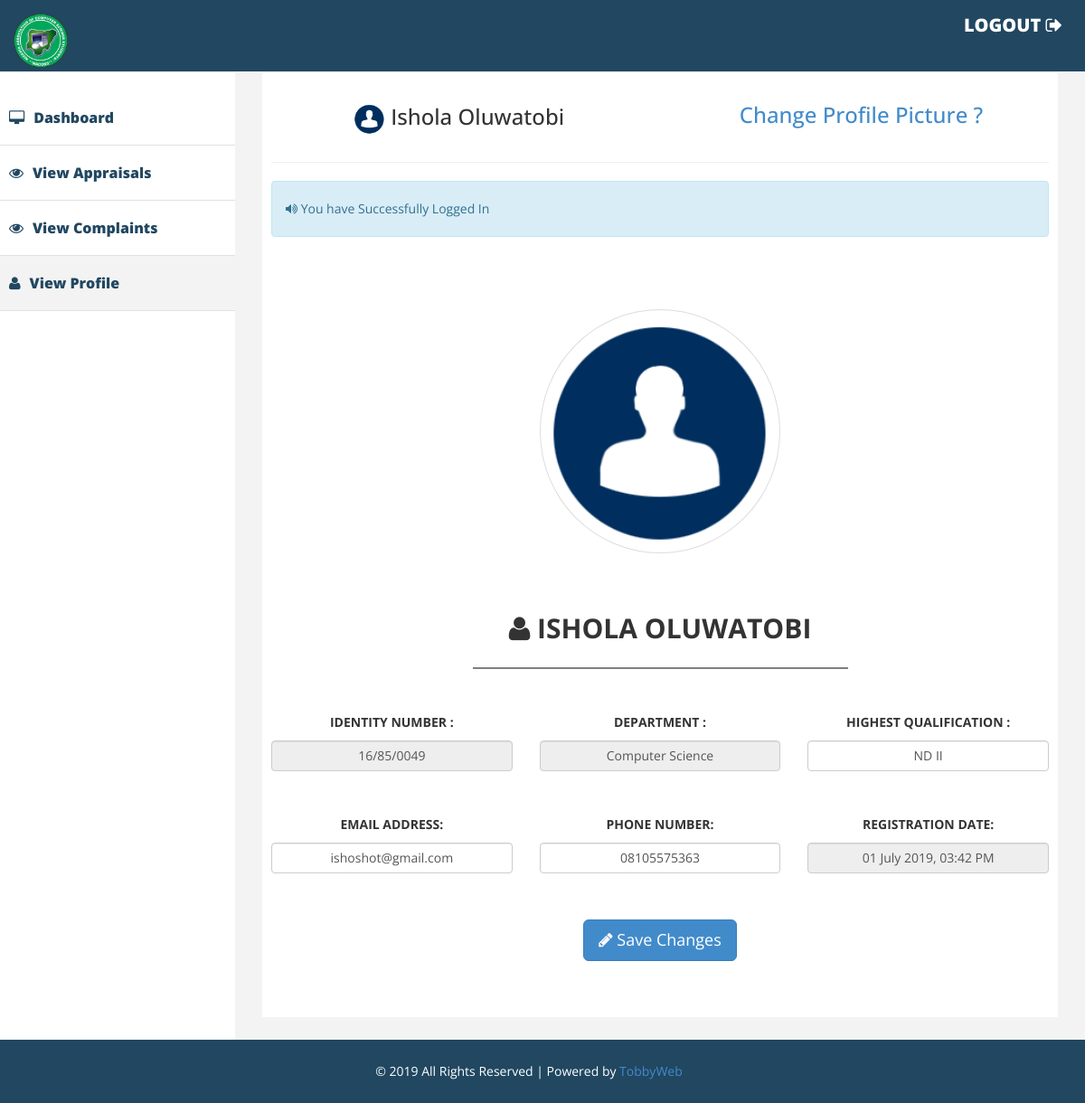
/lprofile.php (signed in), run on the app's committed database.
### tables this page shows
CREATE TABLE `users` (
  `users_id` int(11) NOT NULL,
  `title` varchar(10) DEFAULT NULL,
  `username` varchar(35) NOT NULL,
  `password` varchar(64) NOT NULL,
  `surname` varchar(20) DEFAULT NULL,
  `firstname` varchar(20) DEFAULT NULL,
  `matric` varchar(35) DEFAULT NULL,
  `email` varchar(35) DEFAULT NULL,
  `phone` varchar(20) DEFAULT NULL,
  `department` varchar(40) DEFAULT NULL,
  `level` varchar(30) DEFAULT NULL,
  `photo` text,
  `salt` varchar(32) NOT NULL,
  `joined` varchar(25) NOT NULL,
  `group` int(11) NOT NULL,
  `opt` varchar(10) DEFAULT NULL
);

### classes/Config.php (called while the page is built)
<?php
class Config{
	public static function get($path=  null){
		if ($path){
			$config = $GLOBALS['config'];
			$path = explode('/', $path);
			foreach ($path as $bit){
				if (isset($config[$bit])) {
					$config=$config[$bit];
				}
			}
			return $config;
			}
			return false;
		}
	}
?>

### classes/DB.php (called while the page is built, shortened)
<?php
class DB {
	private static $_instance = null;
	private $_pdo,
	$_query,
	$_error = false,
	$_results,
	$_count = 0;
	private function __construct() {
		try{
			$this->_pdo = new PDO('mysql:host='. Config::get('mysql/host'). ';dbname=' .Config::get('mysql/db'), Config::get('mysql/username'), Config::get('mysql/password'));
		}catch(PDOException $e){
			die($e->getMessage());
		}
	}
	 public static function getInstance() {
	 	if(!isset(self::$_instance)) {
	 		self::$_instance=new DB();
	 	}
	 	return self::$_instance;
	 }
	 public function query($sql, $params = array()){
	 	$this->_error=false;
	 	if($this->_query = $this->_pdo->prepare($sql)){
	 			$x = 1;
	 			if(count($params)) {
	 				foreach($params  as $param) {
	 					$this->_query->bindValue($x, $param);
	 					$x++;
	 				}
	 			}
	 	if($this->_query->execute()){
	 	$this->_results = $this->_query->fetchAll(PDO::FETCH_OBJ);
	 	$this->_count=$this->_query->rowCount();
	 	}else{
	 		$this->_error = true;
	 	}
	  }
	  return $this;
	}
	public function action($action,$table,$where =array()){
			if (count($where) === 3) {
				$operators =array('=', '>', '<', '>=', '<=');
				 $field      = $where[0];
				 $operator   = $where[1];
				 $value      = $where[2];
				 if (in_array($operator, $operators)){
				 	$sql = "{$action}  FROM {$table} WHERE {$field} {$operator} ?";
				 		if (!$this->query($sql, array($value))->error()) {
				 				return $this;
				 		}
				 }
			}
			return false;
	}
	public function get($table,$where){
		return $this->action('SELECT *', $table, $where);
	}
	public function results(){
		return $this->_results;
	}
	public function first(){
		return $this->results()[0];
	}
	public function error(){
		return $this->_error;
	}
	public function count(){
	return $this->_count;
	}
}
?>

### classes/User.php (called while the page is built, shortened)
<?php
	class User{
		private $_db,
				$_data,
				$_sessionName,
				$_cookieName,
				$_isLoggedIn;
		public function __construct($user = null){
			$this->_db = DB::getInstance();
			$this->_sessionName = Config::get('session/session_name');
				if(!$user){
					if (Session::exists($this->_sessionName)) {
						$user = Session::get($this->_sessionName);
							if($this->find($user)){
								$this->_isLoggedIn = true;
							}else{
							}
					}
				}else{
					$this->find($user);
				}
		}
			public function find( $user = null){
				if($user){
					$field = (is_numeric($user)) ? 'users_id' : 'username';
					$data = $this->_db->get('users', array($field, '=', $user));
					if ($data->count()) {
						$this->_data = $data->first();
						return true;
					}
				}
				return false;
			}
		public function data(){
			return $this->_data;
		}
		public function isLoggedIn(){
			return $this->_isLoggedIn;
		}
	}
?>

### classes/Session.php (called while the page is built, shortened)
<?php
class Session{
	public static function exists($name){
		return (isset($_SESSION[$name])) ? true : false;
	}
	public static function put($name,$value){
		return $_SESSION[$name] = $value;
	}
	public static function get($name){
		return $_SESSION[$name];
	}
	public static function flash($name, $string = ''){
		if (self::exists($name)) {
			$session = self::get($name);
			return $session;
		}else{
			self::put($name, $string);
		}
	}
}
?>

### functions/sanitize.php (called while the page is built)
<?php
function escape($string){
	return htmlentities($string, ENT_QUOTES, 'UTF-8');
}
?>

### lprofile.php (the view, shortened to what this page needs)
<!DOCTYPE html>
<html>
<head>
    <link href="assets/css/bootstrap.css" rel="stylesheet" />
    <link href="assets/css/font-awesome.css" rel="stylesheet" />
    <link href="assets/css/custom.css" rel="stylesheet" />
</head>
<body>
<?php
  $user = new User();
  $users_id = escape($user->data()->users_id);
  $title = escape($user->data()->title);
  $surname = escape($user->data()->surname);
  $firstname = escape($user->data()->firstname);
  $email = escape($user->data()->email);
  $phone = escape($user->data()->phone);
  $department = escape($user->data()->department);
  $joined = escape($user->data()->joined);
  $level = escape($user->data()->level);
  $matric = escape($user->data()->matric);
  $photo = escape($user->data()->photo);
   if ($user->isLoggedIn()) {
?>
<div id="wrapper">
  <div class="navbar navbar-inverse navbar-fixed-top">
    <div class="adjust-nav">
      <div class="navbar-header">
          <a class="navbar-brand" href="#">
              <img src="assets/img/nacoss.png" style="width:60px; height:60px;" />
          </a>
      </div>
        <span class="logout-spn">
          <a href="logout.php" style="color:#fff; font-size:20px;">LOGOUT <i class="fa fa-sign-out"></i></a>
        </span>
    </div>
  </div>
      <nav class="navbar-default navbar-side" role="navigation">
      <div class="sidebar-collapse">
      <ul class="nav" id="main-menu">
          <li>
            <a href="lecturer.php?user=<?php echo $users_id; ?>" ><i class="fa fa-desktop"></i>Dashboard</a>
          </li>
          <li>
            <a href="appraisals.php?user=<?php echo $users_id; ?>" ><i class="fa fa-eye"></i>View Appraisals</a>
          </li>
          <li>
            <a href="complaints.php?user=<?php echo $users_id; ?>" ><i class="fa fa-eye"></i>View Complaints</a>
          </li>
          <li class="active-link">
            <a href="lprofile.php?user=<?php echo $users_id; ?>" ><i class="fa fa-user"></i>View Profile</a>
          </li>
      </ul>
      </div>
      </nav>
<div id="page-wrapper" >
  <div id="page-inner">
        <div class="row text-center" style="margin-top:1%;">
          <div class="col-md-6">
            <?php $Rphoto = "<img src='profile/".$photo."' style='width:35px; height:35px;border-radius:50%;'>"; ?>
            <h3 style=""><?php echo $Rphoto." ". $title." ". $surname." ". $firstname; ?></h3>
          </div>
          <div class="col-md-6">
            <h3><a href="picture.php?user=<?php echo $users_id; ?>">Change Profile Picture ?</a></h3>
          </div>
        </div>
      <hr/>
      <?php if (Session::exists('home')) { ?>
      <div class="row">
        <div class="col-lg-12 ">
          <div class="alert alert-info">
            <i class="fa fa-volume-up"></i>
               <?php echo Session::flash('home'); ?>
          </div>
        </div>
      </div>
      <?php
        }
      ?>
    <div class="row" style="margin-top:7%;">
      <div class="col-md-12">
        <div class="card">
    <form action="" method="POST">
    <div class="row">
      <div class="col-md-4"></div>
        <div class="col-md-4">
            <?php echo "<img src='profile/".$photo."' alt='Profile Picture' class='thumbnail' height='auto' width='100%' style='border-radius:50%; align:center;'>"; ?>
        </div>
      <div class="col-md-4"></div>
    </div>
  <div class="card-body">
    <div class="row" style="margin-top:3%;">
        <div class="col text-center">
            <h3 class="card-title" style="text-transform:uppercase; font-size:30px; font-weight:bold;">
              <i class="fa fa-user"></i>
            <?php echo $title ." ". $surname." ". $firstname; ?>
            </h3>
        </div>
    </div>
    <div class="row" style="margin-top:2%;">
        <div class="col-md-3"></div>
        <div class="col-md-6">
            <div style="width:100%; border:1px solid rgba(0,0,0,0.5); text-align:center;"></div>
        </div>
        <div class="col-md-3"></div>
    </div>
    <div class="row text-center" style="margin-top:2%;">
        <div class="col-md-4" style="margin-top:3%;">
            <label><b>IDENTITY NUMBER :</b> </label>
            <input type="text" name="matric" class="form-control text-center" value="<?php echo $matric; ?>" disabled autocomplete="off">
        </div>
        <div class="col-md-4" style="margin-top:3%;">
            <label><b>DEPARTMENT :</b></label>
            <input type="text" name="department" class="form-control text-center" value="<?php echo $department; ?>" disabled autocomplete="off">
        </div>
        <div class="col-md-4" style="margin-top:3%;">
            <label><b>HIGHEST QUALIFICATION :</b></label>
            <input type="text" name="level" class="form-control text-center" value="<?php echo $level; ?>" autocomplete="off">
        </div>
    </div>
    <div class="row text-center" style="margin-top:2%;">
        <div class="col-md-4" style="margin-top:3%;">
            <label><b>EMAIL ADDRESS:</b> </label>
            <input type="text" name="email" class="form-control text-center" value="<?php echo $email; ?>" autocomplete="off">
        </div>
        <div class="col-md-4" style="margin-top:3%;">
            <label><b>PHONE NUMBER:</b></label>
            <input type="text" name="phone" class="form-control text-center" value="<?php echo $phone; ?>" autocomplete="off">
        </div>
        <div class="col-md-4" style="margin-top:3%;">
            <label><b>REGISTRATION DATE:</b></label>
            <input type="text" name="joined" class="form-control text-center" value="<?php echo $joined; ?>" disabled>
        </div>
    </div>
    <div class="row text-center" style="margin-top:6%;">
        <div class="col-md-4"></div>
        <div class="col-md-4">
          <div class="form-group">
            <button class="btn btn-primary btn-lg"><i class="fa fa-pencil"></i> Save Changes</button>
          </div>
        </div>
        <div class="col-md-4"></div>
    </div>
</div>
  </form>
  </div>
  </div>
</div>
  </div>
  </div>
</div>
<div class="footer">
    <div class="row">
        <div class="col-lg-12 text-center">
            &copy; 2019 All Rights Reserved | Powered by <a href="#">TobbyWeb</a>
        </div>
    </div>
</div>
<?php
}
else
{
  redirect::to('login.php');
}
?>
</body>
</html>

### assets/css/custom.css (style rules this page uses)
body { font-family: 'Open Sans', sans-serif; line-height:30px; }
#wrapper { width: 100%; margin-top:50px; }
#page-wrapper { padding: 15px 15px; min-height: 600px; background:#F3F3F3; }
#page-inner { width:100%; margin:10px 20px 10px 0px; background-color:#fff!important; padding:10px; min-height:1050px; }
.sidebar-collapse .nav { padding:0; padding-top:50px; }
.sidebar-collapse > .nav > li > a { padding:15px 10px; color: #214761; font-weight: 900; font-size: 16px; }
.sidebar-collapse > .nav > li { border-bottom:1px solid #e1e1e1; }
.navbar-side { border:none; background-color: #fff; }
.navbar-inverse { background-color: #214761; border-color: #F0F0F0; min-height: 80px; }
.nav > li > a > i { margin-right:10px; }
.logout-spn { float:right; color:#fff; font-size:25px; font-weight:800; margin:20px; margin: 10px 25px 10px 50px; }
.logout-spn a { text-decoration:none; }
.active-link { background-color:#f3f3f3; }
.footer { background-color:#214761; width:100%; color:#fff; padding:20px 50px 20px 50px; padding-left:20px; }
@media (min-width:768px) { #page-wrapper { margin: 0 0 0 260px; padding: 15px 30px; min-height: 1050px; } }
@media (min-width:768px) { .navbar-side { z-index: 1; position: absolute; width: 260px; } }

### data on the page
users: photo (placeholder picture), surname "Ishola", firstname "Oluwatobi", surname "ISHOLA", firstname "OLUWATOBI", matric "16/85/0049", department "Computer Science", level "ND II", email "ishoshot@gmail.com", phone "08105575363", joined "01 July 2019, 03:42 PM"

### other printed values
Session::flash('home') "You have Successfully Logged In"
